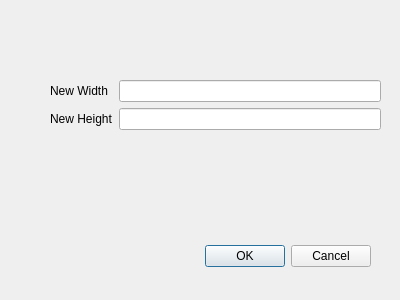
<?xml version="1.0" encoding="UTF-8"?>
<ui version="4.0">
 <class>resize_form</class>
 <widget class="QDialog" name="resize_form">
  <property name="geometry">
   <rect>
    <x>0</x>
    <y>0</y>
    <width>400</width>
    <height>300</height>
   </rect>
  </property>
  <property name="windowTitle">
   <string>resize_form</string>
  </property>
  <widget class="QDialogButtonBox" name="buttonBox">
   <property name="geometry">
    <rect>
     <x>30</x>
     <y>240</y>
     <width>341</width>
     <height>32</height>
    </rect>
   </property>
   <property name="orientation">
    <enum>Qt::Horizontal</enum>
   </property>
   <property name="standardButtons">
    <set>QDialogButtonBox::Cancel|QDialogButtonBox::Ok</set>
   </property>
  </widget>
  <widget class="QWidget" name="">
   <property name="geometry">
    <rect>
     <x>50</x>
     <y>80</y>
     <width>331</width>
     <height>111</height>
    </rect>
   </property>
   <layout class="QFormLayout" name="formLayout">
    <item row="0" column="0">
     <widget class="QLabel" name="newWidthLabel">
      <property name="text">
       <string>New Width</string>
      </property>
     </widget>
    </item>
    <item row="0" column="1">
     <widget class="QLineEdit" name="newWidthLineEdit"/>
    </item>
    <item row="1" column="0">
     <widget class="QLabel" name="newHeightLabel">
      <property name="text">
       <string>New Height</string>
      </property>
     </widget>
    </item>
    <item row="1" column="1">
     <widget class="QLineEdit" name="newHeightLineEdit"/>
    </item>
   </layout>
  </widget>
 </widget>
 <resources/>
 <connections>
  <connection>
   <sender>buttonBox</sender>
   <signal>accepted()</signal>
   <receiver>Dialog</receiver>
   <slot>accept()</slot>
   <hints>
    <hint type="sourcelabel">
     <x>248</x>
     <y>254</y>
    </hint>
    <hint type="destinationlabel">
     <x>157</x>
     <y>274</y>
    </hint>
   </hints>
  </connection>
  <connection>
   <sender>buttonBox</sender>
   <signal>rejected()</signal>
   <receiver>Dialog</receiver>
   <slot>reject()</slot>
   <hints>
    <hint type="sourcelabel">
     <x>316</x>
     <y>260</y>
    </hint>
    <hint type="destinationlabel">
     <x>286</x>
     <y>274</y>
    </hint>
   </hints>
  </connection>
 </connections>
</ui>
